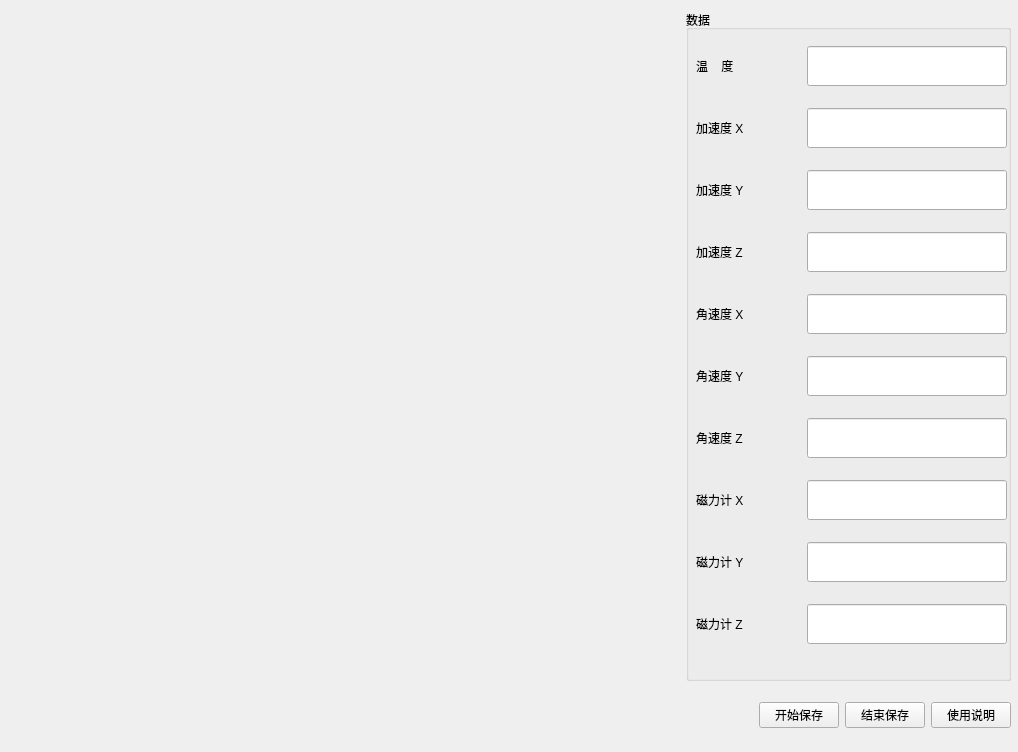
<?xml version="1.0" encoding="UTF-8"?>
<ui version="4.0">
 <class>MainWindow</class>
 <widget class="QMainWindow" name="MainWindow">
  <property name="geometry">
   <rect>
    <x>0</x>
    <y>0</y>
    <width>1018</width>
    <height>752</height>
   </rect>
  </property>
  <property name="windowTitle">
   <string>MPU9250图像数据显示工具</string>
  </property>
  <widget class="QWidget" name="centralwidget">
   <widget class="QWidget" name="verticalLayoutWidget">
    <property name="geometry">
     <rect>
      <x>10</x>
      <y>10</y>
      <width>1001</width>
      <height>671</height>
     </rect>
    </property>
    <layout class="QVBoxLayout" name="verticalLayout">
     <item>
      <layout class="QHBoxLayout" name="horizontalLayout">
       <item>
        <widget class="QwtPlot" name="qwtPlot"/>
       </item>
       <item>
        <widget class="QGroupBox" name="groupBox">
         <property name="minimumSize">
          <size>
           <width>325</width>
           <height>0</height>
          </size>
         </property>
         <property name="maximumSize">
          <size>
           <width>325</width>
           <height>16777215</height>
          </size>
         </property>
         <property name="title">
          <string>数据</string>
         </property>
         <widget class="QWidget" name="verticalLayoutWidget_2">
          <property name="geometry">
           <rect>
            <x>10</x>
            <y>20</y>
            <width>311</width>
            <height>631</height>
           </rect>
          </property>
          <layout class="QVBoxLayout" name="verticalLayout_2">
           <item>
            <layout class="QHBoxLayout" name="horizontalLayout_3">
             <item>
              <widget class="QLabel" name="label">
               <property name="text">
                <string>温    度</string>
               </property>
              </widget>
             </item>
             <item>
              <widget class="QLineEdit" name="lineEdit_temp">
               <property name="maximumSize">
                <size>
                 <width>200</width>
                 <height>40</height>
                </size>
               </property>
               <property name="focusPolicy">
                <enum>Qt::NoFocus</enum>
               </property>
               <property name="contextMenuPolicy">
                <enum>Qt::DefaultContextMenu</enum>
               </property>
               <property name="alignment">
                <set>Qt::AlignCenter</set>
               </property>
               <property name="readOnly">
                <bool>true</bool>
               </property>
              </widget>
             </item>
            </layout>
           </item>
           <item>
            <layout class="QHBoxLayout" name="horizontalLayout_4">
             <item>
              <widget class="QLabel" name="label_2">
               <property name="text">
                <string>加速度 X</string>
               </property>
              </widget>
             </item>
             <item>
              <widget class="QLineEdit" name="lineEdit_accx">
               <property name="maximumSize">
                <size>
                 <width>200</width>
                 <height>40</height>
                </size>
               </property>
               <property name="focusPolicy">
                <enum>Qt::NoFocus</enum>
               </property>
               <property name="alignment">
                <set>Qt::AlignCenter</set>
               </property>
               <property name="readOnly">
                <bool>true</bool>
               </property>
              </widget>
             </item>
            </layout>
           </item>
           <item>
            <layout class="QHBoxLayout" name="horizontalLayout_5">
             <item>
              <widget class="QLabel" name="label_3">
               <property name="text">
                <string>加速度 Y</string>
               </property>
              </widget>
             </item>
             <item>
              <widget class="QLineEdit" name="lineEdit_accy">
               <property name="maximumSize">
                <size>
                 <width>200</width>
                 <height>40</height>
                </size>
               </property>
               <property name="focusPolicy">
                <enum>Qt::NoFocus</enum>
               </property>
               <property name="alignment">
                <set>Qt::AlignCenter</set>
               </property>
               <property name="readOnly">
                <bool>true</bool>
               </property>
              </widget>
             </item>
            </layout>
           </item>
           <item>
            <layout class="QHBoxLayout" name="horizontalLayout_6">
             <item>
              <widget class="QLabel" name="label_4">
               <property name="text">
                <string>加速度 Z</string>
               </property>
              </widget>
             </item>
             <item>
              <widget class="QLineEdit" name="lineEdit_accz">
               <property name="maximumSize">
                <size>
                 <width>200</width>
                 <height>40</height>
                </size>
               </property>
               <property name="focusPolicy">
                <enum>Qt::NoFocus</enum>
               </property>
               <property name="alignment">
                <set>Qt::AlignCenter</set>
               </property>
               <property name="dragEnabled">
                <bool>false</bool>
               </property>
               <property name="readOnly">
                <bool>true</bool>
               </property>
              </widget>
             </item>
            </layout>
           </item>
           <item>
            <layout class="QHBoxLayout" name="horizontalLayout_7">
             <item>
              <widget class="QLabel" name="label_5">
               <property name="text">
                <string>角速度 X</string>
               </property>
              </widget>
             </item>
             <item>
              <widget class="QLineEdit" name="lineEdit_gyrx">
               <property name="maximumSize">
                <size>
                 <width>200</width>
                 <height>40</height>
                </size>
               </property>
               <property name="focusPolicy">
                <enum>Qt::NoFocus</enum>
               </property>
               <property name="alignment">
                <set>Qt::AlignCenter</set>
               </property>
               <property name="readOnly">
                <bool>true</bool>
               </property>
              </widget>
             </item>
            </layout>
           </item>
           <item>
            <layout class="QHBoxLayout" name="horizontalLayout_8">
             <item>
              <widget class="QLabel" name="label_6">
               <property name="text">
                <string>角速度 Y</string>
               </property>
              </widget>
             </item>
             <item>
              <widget class="QLineEdit" name="lineEdit_gyry">
               <property name="maximumSize">
                <size>
                 <width>200</width>
                 <height>40</height>
                </size>
               </property>
               <property name="focusPolicy">
                <enum>Qt::NoFocus</enum>
               </property>
               <property name="alignment">
                <set>Qt::AlignCenter</set>
               </property>
               <property name="readOnly">
                <bool>true</bool>
               </property>
              </widget>
             </item>
            </layout>
           </item>
           <item>
            <layout class="QHBoxLayout" name="horizontalLayout_9">
             <item>
              <widget class="QLabel" name="label_7">
               <property name="text">
                <string>角速度 Z</string>
               </property>
              </widget>
             </item>
             <item>
              <widget class="QLineEdit" name="lineEdit_gyrz">
               <property name="maximumSize">
                <size>
                 <width>200</width>
                 <height>40</height>
                </size>
               </property>
               <property name="focusPolicy">
                <enum>Qt::NoFocus</enum>
               </property>
               <property name="alignment">
                <set>Qt::AlignCenter</set>
               </property>
               <property name="readOnly">
                <bool>true</bool>
               </property>
              </widget>
             </item>
            </layout>
           </item>
           <item>
            <layout class="QHBoxLayout" name="horizontalLayout_10">
             <item>
              <widget class="QLabel" name="label_8">
               <property name="text">
                <string>磁力计 X</string>
               </property>
              </widget>
             </item>
             <item>
              <widget class="QLineEdit" name="lineEdit_cpsx">
               <property name="maximumSize">
                <size>
                 <width>200</width>
                 <height>40</height>
                </size>
               </property>
               <property name="focusPolicy">
                <enum>Qt::NoFocus</enum>
               </property>
               <property name="alignment">
                <set>Qt::AlignCenter</set>
               </property>
               <property name="readOnly">
                <bool>true</bool>
               </property>
              </widget>
             </item>
            </layout>
           </item>
           <item>
            <layout class="QHBoxLayout" name="horizontalLayout_11">
             <item>
              <widget class="QLabel" name="label_9">
               <property name="text">
                <string>磁力计 Y</string>
               </property>
              </widget>
             </item>
             <item>
              <widget class="QLineEdit" name="lineEdit_cpsy">
               <property name="maximumSize">
                <size>
                 <width>200</width>
                 <height>40</height>
                </size>
               </property>
               <property name="focusPolicy">
                <enum>Qt::NoFocus</enum>
               </property>
               <property name="alignment">
                <set>Qt::AlignCenter</set>
               </property>
               <property name="readOnly">
                <bool>true</bool>
               </property>
              </widget>
             </item>
            </layout>
           </item>
           <item>
            <layout class="QHBoxLayout" name="horizontalLayout_12">
             <item>
              <widget class="QLabel" name="label_10">
               <property name="text">
                <string>磁力计 Z</string>
               </property>
              </widget>
             </item>
             <item>
              <widget class="QLineEdit" name="lineEdit_cpsz">
               <property name="maximumSize">
                <size>
                 <width>200</width>
                 <height>40</height>
                </size>
               </property>
               <property name="focusPolicy">
                <enum>Qt::NoFocus</enum>
               </property>
               <property name="alignment">
                <set>Qt::AlignCenter</set>
               </property>
               <property name="readOnly">
                <bool>true</bool>
               </property>
              </widget>
             </item>
            </layout>
           </item>
          </layout>
         </widget>
        </widget>
       </item>
      </layout>
     </item>
    </layout>
   </widget>
   <widget class="QWidget" name="horizontalLayoutWidget_2">
    <property name="geometry">
     <rect>
      <x>10</x>
      <y>690</y>
      <width>1001</width>
      <height>51</height>
     </rect>
    </property>
    <layout class="QHBoxLayout" name="horizontalLayout_2">
     <item>
      <spacer name="horizontalSpacer">
       <property name="orientation">
        <enum>Qt::Horizontal</enum>
       </property>
       <property name="sizeHint" stdset="0">
        <size>
         <width>40</width>
         <height>20</height>
        </size>
       </property>
      </spacer>
     </item>
     <item>
      <widget class="QPushButton" name="pushButton_start">
       <property name="text">
        <string>开始保存</string>
       </property>
      </widget>
     </item>
     <item>
      <widget class="QPushButton" name="pushButton_end">
       <property name="text">
        <string>结束保存</string>
       </property>
      </widget>
     </item>
     <item>
      <widget class="QPushButton" name="pushButton_help">
       <property name="text">
        <string>使用说明</string>
       </property>
      </widget>
     </item>
    </layout>
   </widget>
  </widget>
 </widget>
 <customwidgets>
  <customwidget>
   <class>QwtPlot</class>
   <extends>QFrame</extends>
   <header>qwt_plot.h</header>
   <container>1</container>
  </customwidget>
 </customwidgets>
 <resources/>
 <connections/>
</ui>
